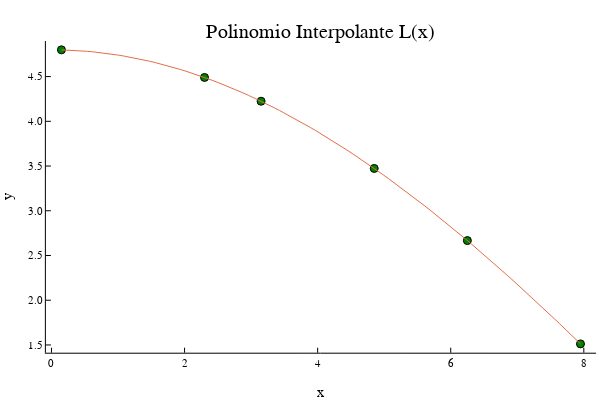

Notebook code for this chart:
### Code cell
mx = minimum(datax)
Mx = maximum(datax)
px = collect(linspace(mx,Mx,101))
py = lg(datax,datay,px)
plot!(px,py,title="Polinomio Interpolante L(x)")

### Figure 1 — Plotly figure (JSON) as saved in the notebook; plotly's stock layout.template omitted (floating-point values rounded to 4 significant figures)
{"data": [{"colorbar": {"title": ""}, "marker": {"color": ["rgba(0, 128, 0, 1.000)", "rgba(0, 128, 0, 1.000)", "rgba(0, 128, 0, 1.000)", "rgba(0, 128, 0, 1.000)", "rgba(0, 128, 0, 1.000)", "rgba(0, 128, 0, 1.000)"], "line": {"color": ["rgba(0, 0, 0, 1.000)", "rgba(0, 0, 0, 1.000)", "rgba(0, 0, 0, 1.000)", "rgba(0, 0, 0, 1.000)", "rgba(0, 0, 0, 1.000)", "rgba(0, 0, 0, 1.000)"], "width": 1}, "size": 8, "symbol": "circle"}, "mode": "markers", "name": "y1", "showlegend": true, "type": "scatter", "x": [0.15, 2.3, 3.15, 4.85, 6.25, 7.95], "xaxis": "x1", "y": [4.799, 4.49, 4.224, 3.473, 2.667, 1.512], "yaxis": "y1"}, {"colorbar": {"title": ""}, "line": {"color": "rgba(227, 111, 71, 1.000)", "dash": "solid", "shape": "linear", "width": 1}, "mode": "lines", "name": "y2", "showlegend": true, "type": "scatter", "x": [0.15, 0.228, 0.306, 0.384, 0.462, 0.54, 0.618, 0.696, 0.774, 0.852, 0.93, 1.008, 1.086, 1.164, 1.242, 1.32, 1.398, 1.476, 1.554, 1.632, 1.71, 1.788, 1.866, 1.944, 2.022, 2.1, 2.178, 2.256, 2.334, 2.412, 2.49, 2.568, 2.646, 2.724, 2.802, 2.88, 2.958, 3.036, 3.114, 3.192, 3.27, 3.348, 3.426, 3.504, 3.582, 3.66, 3.738, 3.816, 3.894, 3.972, 4.05, 4.128, 4.206, 4.284, 4.362, 4.44, 4.518, 4.596, 4.674, 4.752, 4.83, 4.908, 4.986, 5.064, 5.142, 5.22, 5.298, 5.376, 5.454, 5.532, 5.61, 5.688, 5.766, 5.844, 5.922, 6, 6.078, 6.156, 6.234, 6.312, 6.39, 6.468, 6.546, 6.624, 6.702, 6.78, 6.858, 6.936, 7.014, 7.092, 7.17, 7.248, 7.326, 7.404, 7.482, 7.56, 7.638, 7.716, 7.794, 7.872, 7.95], "xaxis": "x1", "y": [4.799, 4.797, 4.794, 4.791, 4.787, 4.782, 4.777, 4.771, 4.764, 4.757, 4.749, 4.74, 4.73, 4.72, 4.709, 4.697, 4.684, 4.671, 4.658, 4.643, 4.628, 4.612, 4.595, 4.578, 4.56, 4.541, 4.522, 4.502, 4.481, 4.46, 4.438, 4.415, 4.391, 4.367, 4.343, 4.317, 4.291, 4.264, 4.237, 4.209, 4.181, 4.151, 4.122, 4.091, 4.06, 4.028, 3.996, 3.963, 3.93, 3.896, 3.861, 3.826, 3.79, 3.754, 3.717, 3.679, 3.641, 3.602, 3.563, 3.524, 3.484, 3.443, 3.402, 3.36, 3.318, 3.275, 3.232, 3.188, 3.144, 3.099, 3.054, 3.008, 2.962, 2.916, 2.869, 2.821, 2.774, 2.725, 2.677, 2.628, 2.578, 2.528, 2.478, 2.427, 2.376, 2.325, 2.273, 2.221, 2.168, 2.116, 2.062, 2.009, 1.955, 1.901, 1.846, 1.791, 1.736, 1.68, 1.624, 1.568, 1.512], "yaxis": "y1"}], "layout": {"annotations": [{"font": {"color": "rgba(0, 0, 0, 1.000)", "family": "sans-serif", "size": 20}, "rotation": 0, "showarrow": false, "text": "Polinomio Interpolante L(x)", "x": 0.535, "xanchor": "center", "xref": "paper", "y": 1, "yanchor": "top", "yref": "paper"}], "height": 400, "margin": {"b": 20, "l": 0, "r": 0, "t": 20}, "paper_bgcolor": "rgba(255, 255, 255, 1.000)", "plot_bgcolor": "rgba(255, 255, 255, 1.000)", "showlegend": false, "width": 600, "xaxis1": {"anchor": "y1", "domain": [0.07647, 0.9934], "gridcolor": "rgba(0, 0, 0, 0.100)", "gridwidth": 0.5, "linecolor": "rgba(0, 0, 0, 1.000)", "mirror": false, "range": [-0.084, 8.184], "showgrid": false, "showline": true, "showticklabels": true, "tickangle": 0, "tickcolor": "rgb(0, 0, 0)", "tickfont": {"color": "rgba(0, 0, 0, 1.000)", "family": "sans-serif", "size": 11}, "tickmode": "array", "ticks": "inside", "ticktext": ["0", "2", "4", "6", "8"], "tickvals": [0, 2, 4, 6, 8], "title": "x", "titlefont": {"color": "rgba(0, 0, 0, 1.000)", "family": "sans-serif", "size": 15}, "type": "-", "visible": true, "zeroline": false, "zerolinecolor": "rgba(0, 0, 0, 1.000)"}, "yaxis1": {"anchor": "x1", "domain": [0.07581, 0.9415], "gridcolor": "rgba(0, 0, 0, 0.100)", "gridwidth": 0.5, "linecolor": "rgba(0, 0, 0, 1.000)", "mirror": false, "range": [1.413, 4.897], "showgrid": false, "showline": true, "showticklabels": true, "tickangle": 0, "tickcolor": "rgb(0, 0, 0)", "tickfont": {"color": "rgba(0, 0, 0, 1.000)", "family": "sans-serif", "size": 11}, "tickmode": "array", "ticks": "inside", "ticktext": ["1.5", "2.0", "2.5", "3.0", "3.5", "4.0", "4.5"], "tickvals": [1.5, 2, 2.5, 3, 3.5, 4, 4.5], "title": "y", "titlefont": {"color": "rgba(0, 0, 0, 1.000)", "family": "sans-serif", "size": 15}, "type": "-", "visible": true, "zeroline": false, "zerolinecolor": "rgba(0, 0, 0, 1.000)"}}}
